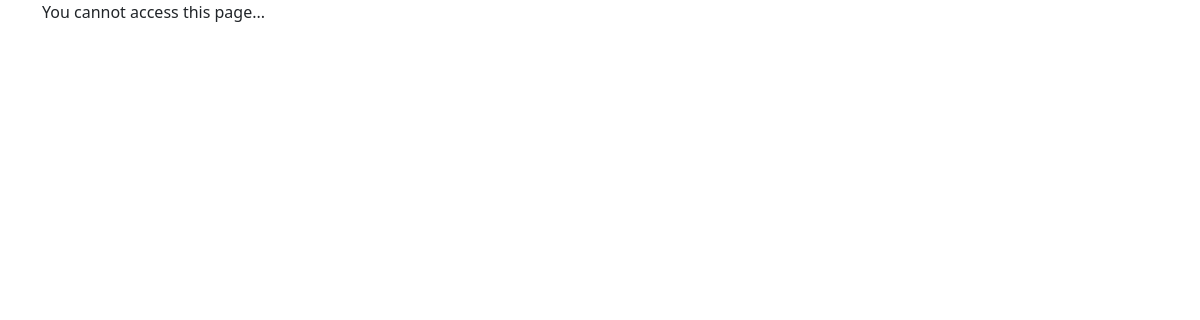
The page /register_user (signed in) on the database as committed earlier.
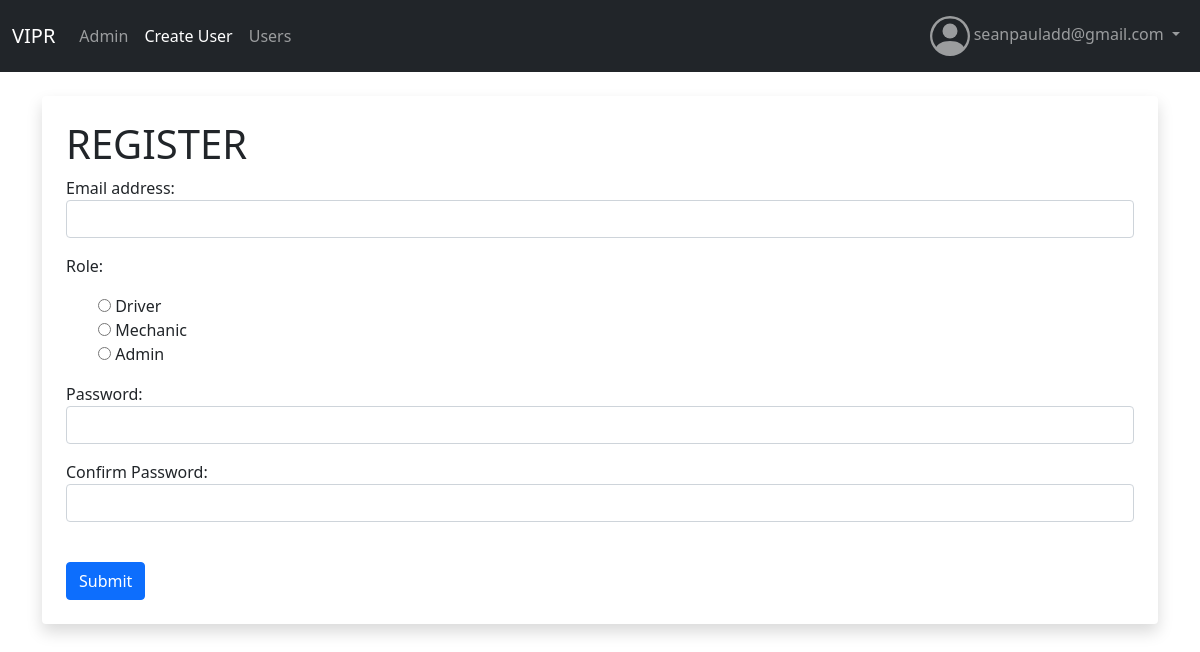
The same page on the database as committed later.
### user_app/models.py (models this page shows, shortened)
class User(AbstractBaseUser):
	id = models.BigAutoField(primary_key=True)
	email = models.EmailField(
		verbose_name='email address',
		max_length=255,
		unique=True,
	)
	is_active = models.BooleanField(default=True)
	staff = models.BooleanField(default=False) # a admin user; non super-user
	admin = models.BooleanField(default=False) # a superuser
	role = models.CharField(max_length=255)
	USERNAME_FIELD = 'email'
	REQUIRED_FIELDS = [] # Email & Password are required by default.
	objects = UserManager()

### user_app/views.py (the view)
# urls.py: path('register_user', views.register_user, name="register_user"),
def register_user(request):
	if request.method== "POST":
		form = UserAdminCreationForm(request.POST)
		if form.is_valid():
			form.save()
			form.clean()
			email = form.cleaned_data['email']
			password = form.cleaned_data['password']
			user = authenticate(email=email, password=password)
			messages.success(request, ("Created User!"))
			return redirect('register_user')
	else:
		form = UserAdminCreationForm()
	return render(request, 'user_app/register_user.html', {
		'form':form
		})

### user_app/forms.py (shortened to what this page needs)
class UserAdminCreationForm(forms.ModelForm):
    password = forms.CharField(widget=forms.PasswordInput(attrs={'class':'form-control'}))
    password_2 = forms.CharField(label='Confirm Password', widget=forms.PasswordInput(attrs={'class':'form-control'}))
    role = forms.ChoiceField(widget=forms.RadioSelect(attrs={'class': "custom-radio-list"}), choices=[('Driver', 'Driver'), ('Mechanic', 'Mechanic'), ('Admin', 'Admin')])
    class Meta:
        model = User
        fields = ['email', 'role']
    def __init__(self, *args, **kwargs):
        super(UserAdminCreationForm, self).__init__(*args, **kwargs)
        self.fields['email'].widget.attrs['class'] = 'form-control'

### user_app/templates/user_app/register_user.html (shortened to what this page needs)
{% extends 'user_app/base.html' %}
{% block content %}
{% if user.is_authenticated and user.role == "Admin" %}
<div class="shadow p-4 mb-5 bg-body rounded">
  <h1>REGISTER</h1>
<form action="{% url 'register_user' %}" method=POST>
  {{ form.as_p }}
  <br/>
  <button type="submit" class="btn btn-primary">Submit</button>
</form>
</div>
{% else %}
You cannot access this page...
{% endif %}
{% endblock %}

### user_app/templates/user_app/admin_navbar.html (shortened to what this page needs)
<nav class="navbar navbar-expand-lg navbar-dark bg-dark">
  <div class="container-fluid">
    <a class="navbar-brand" href="#">VIPR</a>
    <div class="collapse navbar-collapse" id="navbar">
      <ul class="navbar-nav me-auto mb-2 mb-lg-0">
        <li class="nav-item">
          <a class="nav-link{% if request.resolver_match.url_name == 'admin_area' %} active{% endif %}" href="{% url 'admin_area' %}">Admin</a>
        </li>
        <li class="nav-item">
          <a class="nav-link{% if request.resolver_match.url_name == 'register_user' %} active{% endif %}" href="{% url 'register_user' %}">Create User</a>
        </li>
        <li class="nav-item">
          <a class="nav-link{% if request.resolver_match.url_name == 'user_list' %} active{% endif %}" href="{% url 'user_list' %}">Users</a>
        </li>
      </ul>
        {% if user.is_authenticated %}
        <ul class="navbar-nav">
        <li class="nav-item dropdown">
          <a class="nav-link dropdown-toggle" href="#" id="navbarDropdown" role="button" data-bs-toggle="dropdown" aria-expanded="false">
           {{ user.email }}
          </a>
        </li>
      </ul>
        {% else %}
          <a class="nav-link" href="{% url 'login' %}">Login</a>
        {% endif %}
    </div>
  </div>
</nav>

Rows that differ between the two databases and show on the page:
now on this page (row edited): User: email "seanpauladd@gmail.com"
changed User: role "Driver" → "Admin" (drawn)
Other text that changed with them:
form field role: (not shown) → "☐ Role: ☐ Mechanic ☐ Admin"
text no longer shown: "You cannot access this page..."
text now shown: "VIPR Admin Create User Users REGISTER Email address: Role: Driver Mechanic Admin Password: Confirm Password: Submit"
